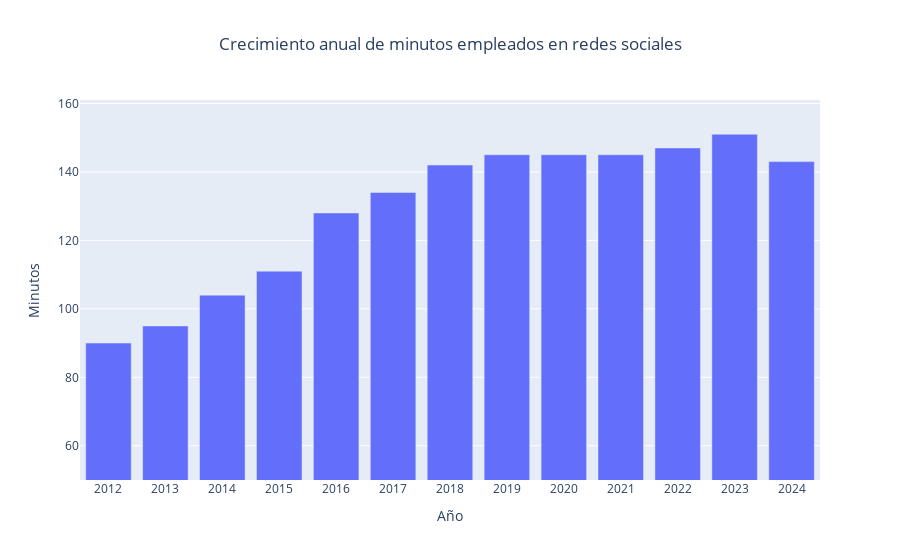

Notebook code for this chart:
### Code cell
url1 = 'https://www.statista.com/statistics/433871/daily-social-media-usage-worldwide'
df1 = process_table(url1, ['Año', 'Minutos'])
if not df1.empty:
    df1['Minutos'] = pd.to_numeric(df1['Minutos'], errors='coerce')
    df1 = df1.sort_values(by="Año")

    fig1 = px.bar(df1, x="Año", y="Minutos", title='Crecimiento anual de minutos empleados en redes sociales')
    fig1.update_layout(
        yaxis=dict(range=[50, df1["Minutos"].max() + 10], title="Minutos"),
        xaxis_title="Año",
        title=dict(x=0.5)
    )
    fig1.show()

### Figure 1 — Plotly figure (JSON) as saved in the notebook; plotly's stock layout.template omitted (floating-point values rounded to 4 significant figures)
{"data": [{"alignmentgroup": "True", "hovertemplate": "Año=%{x}<br>Minutos=%{y}<extra></extra>", "legendgroup": "", "marker": {"color": "#636efa", "pattern": {"shape": ""}}, "name": "", "offsetgroup": "", "orientation": "v", "showlegend": false, "textposition": "auto", "type": "bar", "x": ["2012", "2013", "2014", "2015", "2016", "2017", "2018", "2019", "2020", "2021", "2022", "2023", "2024"], "xaxis": "x", "y": [90, 95, 104, 111, 128, 134, 142, 145, 145, 145, 147, 151, 143], "yaxis": "y"}], "layout": {"barmode": "relative", "legend": {"tracegroupgap": 0}, "title": {"text": "Crecimiento anual de minutos empleados en redes sociales", "x": 0.5}, "xaxis": {"anchor": "y", "domain": [0, 1], "title": {"text": "Año"}}, "yaxis": {"anchor": "x", "domain": [0, 1], "range": [50, 161], "title": {"text": "Minutos"}}}}
